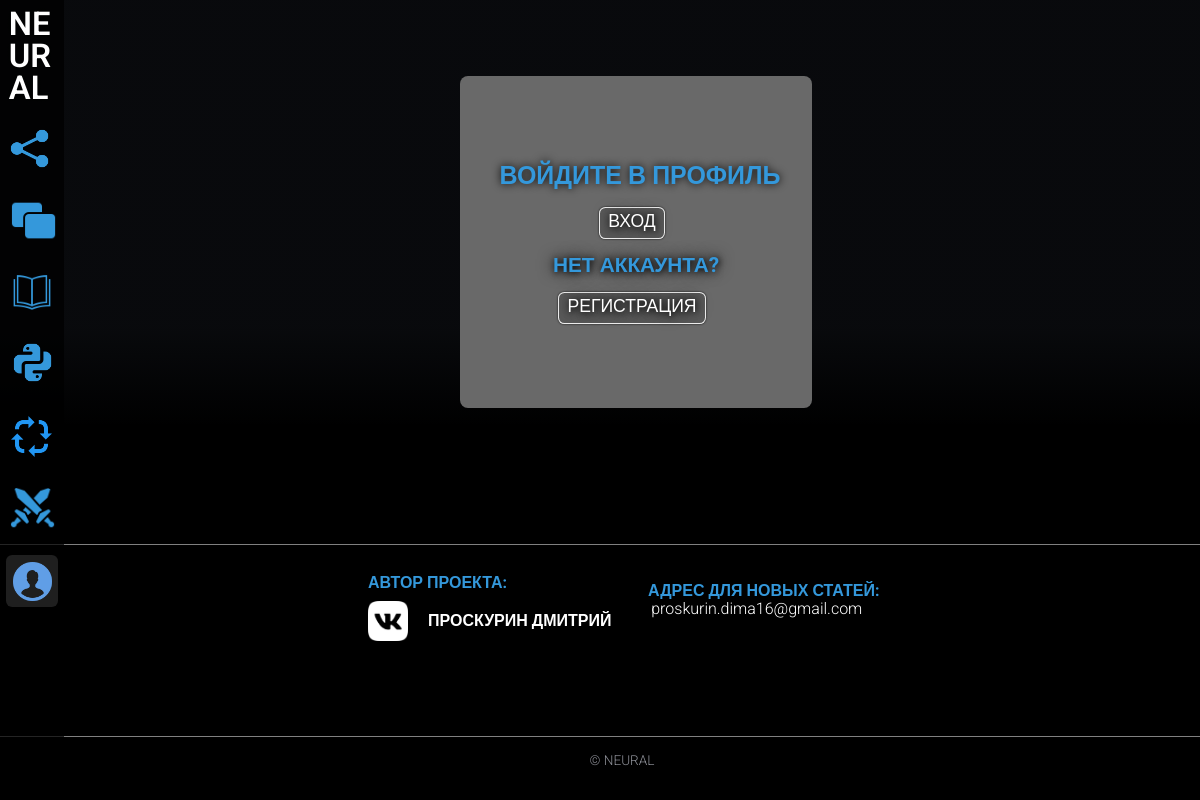
/profile/, run on the app's committed database.
### learning/models.py (models this page shows, shortened)
class Category(models.Model):
    name = models.CharField(max_length=100, db_index=True, verbose_name="Категория")
    slug = models.SlugField(max_length=255, unique=True, db_index=True, verbose_name="URL")
    photo = models.ImageField(upload_to="photos", verbose_name="Фото", null=True)
    level = models.ForeignKey('Levels', on_delete=models.PROTECT, verbose_name="Уровень доступа", null=True)
    class Meta:
        verbose_name = "Категория"
        verbose_name_plural = "Категории"
        ordering = ['id']

### learning/views.py (the view)
# urls.py: path('profile/', show_profile, name='profile'),
def show_profile(request):
    mixin = DataMixin()
    context = mixin.get_user_context()
    context['cat_selected'] = 6
    context['title'] = 'Ваш профиль'
    return render(request, 'learning/profile.html', context)

### learning/utils.py (called while the page is built)
    def get_user_context(self, **kwargs):
        context = kwargs
        cats = cache.get('cats')
        if not cats:
            cats = Category.objects.all()
            cache.set('cats', cats, cache_time)
        user_menu = menu.copy()
        context['menu'] = user_menu
        context['cats'] = cats
        context['reccur'] = Articles.objects.get(slug='recurrent_networks')
        if 'cat_selected' not in context:
            context['cat_selected'] = 0
        return context

### learning/templates/learning/profile.html
{% extends 'learning/base.html' %}
{% block content %}
<div class="main-block">
    <div class="main-opacity">
        <div class="container">
            <div class="container-center">
                <div class="main-container profile-main-container">
                    <div class="description profile-window">
                        {% if request.user.is_authenticated %}
                            <h1 class="bg-text">Имя: {{ request.user }}</h1>
                            <div class="level-block"><h1 class="paragraph-title profile-title">Уровень:
                                <h1 class="paragraph-title profile-title block-num">{{ request.user.profile.level }}</h1></h1></div>
                            <h1 class="paragraph-title profile-title">Очки: {{ request.user.profile.experience }}/{{ request.user.profile.level.points }}</h1>
                            <div class="profile-link-container">
                            <a class="profile-link" href="{% url 'logout' %}">Выйти</a>
                        </div>
                        </div>
                        {% else %}
                            <h1 class="bg-text">Войдите в Профиль</h1>
                        <div class="profile-link-container">
                            <a class="profile-link" href="{% url 'login' %}">ВХОД</a>
                        </div>
                            <h1 class="paragraph-title profile-title">Нет аккаунта?</h1>
                            <div class="profile-link-container">
                                <a class="profile-link" href="{% url 'register' %}">Регистрация</a>
                            </div>
                        </div>
                        {% endif %}
                    </div>
            </div>
        </div>
    </div>
</div>
{%  endblock %}

### learning/templates/learning/base.html (shortened to what this page needs)
{% load static %}
<!DOCTYPE html>
<html lang="ru">
<head>
	<link type="text/css"  rel="stylesheet" href="{% static 'learning/css/reset.css' %}">
	<link type="text/css" href="{% static 'learning/css/styles.css' %}" rel="stylesheet" />
</head>
<body>
	<header class="header">
		<nav class="nav">
			<a class="lm-title" href="{% url 'home' %}">
				NE<br>
				UR<br>
				AL
			</a>
            {% with cats|slice:":3" as cats %}
            {%  for c in cats  %}
                {% if request.user.profile.level.pk >= c.level.pk  %}
                    {% if c.pk == cat_selected %}
                        <a data-title="{{ c.name }}" class="menu-elem selected"></a>
                    {% else %}
                        <a href="{{ c.get_absolute_url }}" data-title="{{ c.name }}" class="menu-elem"></a>
                    {% endif %}
                {% else %}
                    <a data-title="Необходим уровень {{ c.level.pk }}" class="menu-elem"></a>
                {% endif %}
            {% endfor %}
            {% endwith %}
            {% if request.user.profile.level.pk >= cats.4.level.pk %}
                {% if cats.4.pk == cat_selected %}
                    <a data-title="{{ cats.4.name }}" class="menu-elem selected"></a>
                {% else %}
                    <a href="{{ cats.4.get_absolute_url }}" data-title="{{ cats.4.name }}" class="menu-elem"></a>
                {% endif %}
            {% else %}
                <a data-title="Необходим уровень 2" class="menu-elem"></a>
            {% endif %}
            {% if request.user.profile.level.pk >= reccur.level.pk %}
                <a href="{{ reccur.get_absolute_url }}" data-title="Рекуррентные сети" class="menu-elem {% if is_reccur %} selected {% endif %}"></a>
            {% else %}
                <a data-title="Необходим уровень {{ reccur.level.pk }}" class="menu-elem"></a>
            {% endif %}
            {% if request.user.profile.level.pk >= cats.3.level.pk %}
                {% if cats.3.pk == cat_selected %}
                    <a data-title="{{ cats.3.name }}" class="menu-elem selected"></a>
                {% else %}
                    <a href="{{ cats.3.get_absolute_url }}" data-title="{{ cats.3.name }}" class="menu-elem"></a>
                {% endif %}
            {% else %}
                <a data-title="Необходим уровень {{ cats.3.level.pk }}" class="menu-elem"></a>
            {% endif %}
            {% if request.user.is_authenticated %}
                <a href="{% url 'profile' %}" {% if cat_selected == 6 %} class="menu-elem selected" {% else %} class="menu-elem"  {% endif %}data-title="Профиль" ></a>
            {% else %}
                <a href="{% url 'profile' %}" {% if cat_selected == 6 %} class="menu-elem selected" {% else %} class="menu-elem"  {% endif %} data-title="Войти"></a>
            {% endif %}
		</nav>
	</header>
	<main class="main">
        {% block content %}
        {% endblock %}
	</main>
		<footer class="footer">
		<div class="footer-content">
		<div class="footer-info">
			<p>Автор проекта:</p>
			<a class="person" href="https://vk.com/ohlomonchick337" target="_blank">
				<div class="vk">
				</div>
				<p>Проскурин Дмитрий</p>
			</a>
		</div>
		<div class="footer-info">
			<div class="email">
				<p>Адрес для новых статей:</p>
				<a>proskurin.dima16@gmail.com</a>
			</div>
		</div>
		</div>
		<div class="disclaimer">
			© NEURAL
		</div>
	</footer>
</body>
</html>

### data on the page
Category: shows a picture
Category: shows a picture
Category: shows a picture
